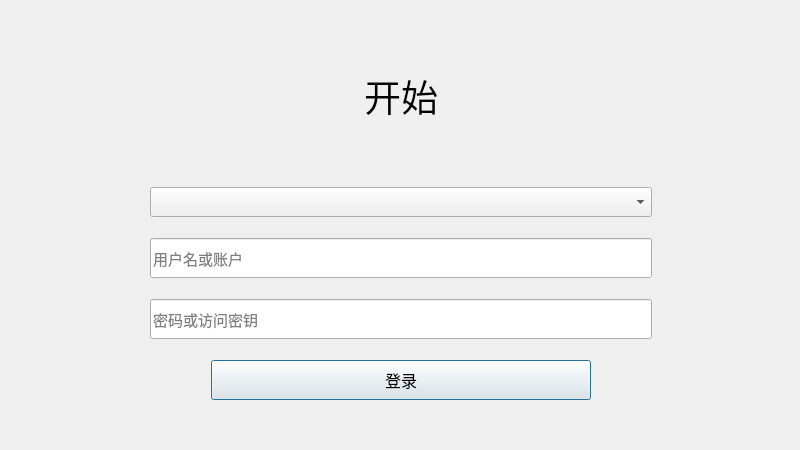
<?xml version="1.0" encoding="UTF-8"?>
<ui version="4.0">
 <class>LoginSplashDialog</class>
 <widget class="QDialog" name="LoginSplashDialog">
  <property name="geometry">
   <rect>
    <x>0</x>
    <y>0</y>
    <width>800</width>
    <height>450</height>
   </rect>
  </property>
  <property name="sizePolicy">
   <sizepolicy hsizetype="Fixed" vsizetype="Fixed">
    <horstretch>0</horstretch>
    <verstretch>0</verstretch>
   </sizepolicy>
  </property>
  <property name="windowTitle">
   <string>Dialog</string>
  </property>
  <widget class="QWidget" name="verticalLayoutWidget">
   <property name="geometry">
    <rect>
     <x>150</x>
     <y>40</y>
     <width>502</width>
     <height>360</height>
    </rect>
   </property>
   <layout class="QVBoxLayout" name="verticalLayout">
    <item>
     <widget class="QLabel" name="title">
      <property name="font">
       <font>
        <pointsize>28</pointsize>
       </font>
      </property>
      <property name="text">
       <string>开始</string>
      </property>
      <property name="alignment">
       <set>Qt::AlignCenter</set>
      </property>
     </widget>
    </item>
    <item>
     <spacer name="verticalSpacer_3">
      <property name="orientation">
       <enum>Qt::Vertical</enum>
      </property>
      <property name="sizeType">
       <enum>QSizePolicy::Fixed</enum>
      </property>
      <property name="sizeHint" stdset="0">
       <size>
        <width>20</width>
        <height>30</height>
       </size>
      </property>
     </spacer>
    </item>
    <item>
     <widget class="QComboBox" name="endpointSelect">
      <property name="minimumSize">
       <size>
        <width>500</width>
        <height>30</height>
       </size>
      </property>
      <property name="font">
       <font>
        <pointsize>11</pointsize>
       </font>
      </property>
      <property name="placeholderText">
       <string>选择终结点</string>
      </property>
     </widget>
    </item>
    <item>
     <spacer name="verticalSpacer_4">
      <property name="orientation">
       <enum>Qt::Vertical</enum>
      </property>
      <property name="sizeType">
       <enum>QSizePolicy::Fixed</enum>
      </property>
      <property name="sizeHint" stdset="0">
       <size>
        <width>20</width>
        <height>15</height>
       </size>
      </property>
     </spacer>
    </item>
    <item>
     <widget class="QLineEdit" name="account">
      <property name="sizePolicy">
       <sizepolicy hsizetype="Expanding" vsizetype="Fixed">
        <horstretch>0</horstretch>
        <verstretch>0</verstretch>
       </sizepolicy>
      </property>
      <property name="minimumSize">
       <size>
        <width>0</width>
        <height>40</height>
       </size>
      </property>
      <property name="font">
       <font>
        <pointsize>11</pointsize>
       </font>
      </property>
      <property name="placeholderText">
       <string>用户名或账户</string>
      </property>
     </widget>
    </item>
    <item>
     <spacer name="verticalSpacer">
      <property name="orientation">
       <enum>Qt::Vertical</enum>
      </property>
      <property name="sizeType">
       <enum>QSizePolicy::Fixed</enum>
      </property>
      <property name="sizeHint" stdset="0">
       <size>
        <width>20</width>
        <height>15</height>
       </size>
      </property>
     </spacer>
    </item>
    <item>
     <widget class="QLineEdit" name="password">
      <property name="minimumSize">
       <size>
        <width>0</width>
        <height>40</height>
       </size>
      </property>
      <property name="font">
       <font>
        <pointsize>11</pointsize>
       </font>
      </property>
      <property name="text">
       <string/>
      </property>
      <property name="placeholderText">
       <string>密码或访问密钥</string>
      </property>
     </widget>
    </item>
    <item>
     <spacer name="verticalSpacer_2">
      <property name="orientation">
       <enum>Qt::Vertical</enum>
      </property>
      <property name="sizeType">
       <enum>QSizePolicy::Fixed</enum>
      </property>
      <property name="sizeHint" stdset="0">
       <size>
        <width>20</width>
        <height>15</height>
       </size>
      </property>
     </spacer>
    </item>
    <item>
     <layout class="QHBoxLayout" name="horizontalLayout">
      <item>
       <widget class="QPushButton" name="loginButton">
        <property name="sizePolicy">
         <sizepolicy hsizetype="Fixed" vsizetype="Fixed">
          <horstretch>0</horstretch>
          <verstretch>0</verstretch>
         </sizepolicy>
        </property>
        <property name="minimumSize">
         <size>
          <width>380</width>
          <height>40</height>
         </size>
        </property>
        <property name="font">
         <font>
          <pointsize>12</pointsize>
         </font>
        </property>
        <property name="layoutDirection">
         <enum>Qt::LeftToRight</enum>
        </property>
        <property name="text">
         <string>登录</string>
        </property>
       </widget>
      </item>
     </layout>
    </item>
   </layout>
  </widget>
 </widget>
 <resources/>
 <connections/>
 <slots>
  <slot>doLogin()</slot>
 </slots>
</ui>
